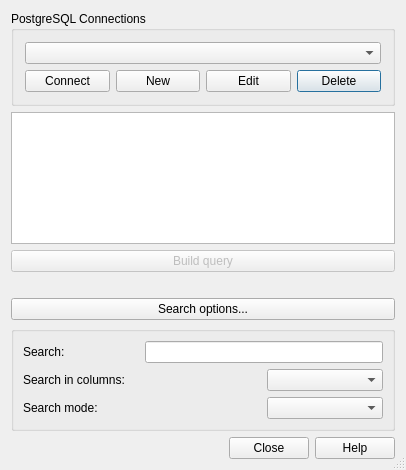
<?xml version="1.0" encoding="UTF-8"?>
<ui version="4.0">
 <class>QgsPgSourceSelectBase</class>
 <widget class="QDialog" name="QgsPgSourceSelectBase">
  <property name="geometry">
   <rect>
    <x>0</x>
    <y>0</y>
    <width>406</width>
    <height>470</height>
   </rect>
  </property>
  <property name="windowTitle">
   <string>Add PostGIS Table(s)</string>
  </property>
  <property name="windowIcon">
   <iconset>
    <normaloff/>
   </iconset>
  </property>
  <property name="sizeGripEnabled">
   <bool>true</bool>
  </property>
  <property name="modal">
   <bool>true</bool>
  </property>
  <layout class="QVBoxLayout" name="verticalLayout">
   <item>
    <widget class="QGroupBox" name="groupBox">
     <property name="title">
      <string>PostgreSQL Connections</string>
     </property>
     <layout class="QGridLayout">
      <property name="margin">
       <number>11</number>
      </property>
      <property name="spacing">
       <number>6</number>
      </property>
      <item row="1" column="3">
       <widget class="QPushButton" name="btnDelete">
        <property name="text">
         <string>Delete</string>
        </property>
       </widget>
      </item>
      <item row="1" column="2">
       <widget class="QPushButton" name="btnEdit">
        <property name="text">
         <string>Edit</string>
        </property>
       </widget>
      </item>
      <item row="1" column="1">
       <widget class="QPushButton" name="btnNew">
        <property name="text">
         <string>New</string>
        </property>
       </widget>
      </item>
      <item row="1" column="0">
       <widget class="QPushButton" name="btnConnect">
        <property name="text">
         <string>Connect</string>
        </property>
       </widget>
      </item>
      <item row="0" column="0" colspan="4">
       <widget class="QComboBox" name="cmbConnections"/>
      </item>
     </layout>
    </widget>
   </item>
   <item>
    <widget class="QTreeView" name="mTablesTreeView">
     <property name="selectionMode">
      <enum>QAbstractItemView::ExtendedSelection</enum>
     </property>
    </widget>
   </item>
   <item>
    <widget class="QPushButton" name="btnBuildQuery">
     <property name="enabled">
      <bool>false</bool>
     </property>
     <property name="text">
      <string>Build query</string>
     </property>
    </widget>
   </item>
   <item>
    <spacer>
     <property name="orientation">
      <enum>Qt::Horizontal</enum>
     </property>
     <property name="sizeHint" stdset="0">
      <size>
       <width>271</width>
       <height>20</height>
      </size>
     </property>
    </spacer>
   </item>
   <item>
    <widget class="QPushButton" name="mSearchOptionsButton">
     <property name="text">
      <string>Search options...</string>
     </property>
    </widget>
   </item>
   <item>
    <widget class="QGroupBox" name="mSearchGroupBox">
     <property name="title">
      <string/>
     </property>
     <layout class="QGridLayout">
      <property name="margin">
       <number>9</number>
      </property>
      <property name="spacing">
       <number>6</number>
      </property>
      <item row="0" column="0">
       <widget class="QLabel" name="mSearchLabel">
        <property name="text">
         <string>Search:</string>
        </property>
        <property name="buddy">
         <cstring>mSearchTableEdit</cstring>
        </property>
       </widget>
      </item>
      <item row="2" column="0" colspan="2">
       <widget class="QLabel" name="mSearchModeLabel">
        <property name="text">
         <string>Search mode:</string>
        </property>
        <property name="buddy">
         <cstring>mSearchModeComboBox</cstring>
        </property>
       </widget>
      </item>
      <item row="2" column="2">
       <widget class="QComboBox" name="mSearchModeComboBox"/>
      </item>
      <item row="1" column="0" colspan="2">
       <widget class="QLabel" name="mSearchColumnsLabel">
        <property name="text">
         <string>Search in columns:</string>
        </property>
        <property name="buddy">
         <cstring>mSearchColumnComboBox</cstring>
        </property>
       </widget>
      </item>
      <item row="1" column="2">
       <widget class="QComboBox" name="mSearchColumnComboBox"/>
      </item>
      <item row="0" column="1" colspan="2">
       <widget class="QLineEdit" name="mSearchTableEdit"/>
      </item>
     </layout>
    </widget>
   </item>
   <item>
    <widget class="QDialogButtonBox" name="buttonBox">
     <property name="standardButtons">
      <set>QDialogButtonBox::Close|QDialogButtonBox::Help</set>
     </property>
    </widget>
   </item>
  </layout>
 </widget>
 <layoutdefault spacing="6" margin="11"/>
 <tabstops>
  <tabstop>cmbConnections</tabstop>
  <tabstop>btnConnect</tabstop>
  <tabstop>btnNew</tabstop>
  <tabstop>btnEdit</tabstop>
  <tabstop>btnDelete</tabstop>
  <tabstop>mTablesTreeView</tabstop>
  <tabstop>btnBuildQuery</tabstop>
  <tabstop>mSearchOptionsButton</tabstop>
  <tabstop>mSearchTableEdit</tabstop>
  <tabstop>mSearchColumnComboBox</tabstop>
  <tabstop>mSearchModeComboBox</tabstop>
  <tabstop>buttonBox</tabstop>
 </tabstops>
 <resources/>
 <connections>
  <connection>
   <sender>buttonBox</sender>
   <signal>rejected()</signal>
   <receiver>QgsPgSourceSelectBase</receiver>
   <slot>reject()</slot>
   <hints>
    <hint type="sourcelabel">
     <x>353</x>
     <y>446</y>
    </hint>
    <hint type="destinationlabel">
     <x>404</x>
     <y>421</y>
    </hint>
   </hints>
  </connection>
 </connections>
</ui>
